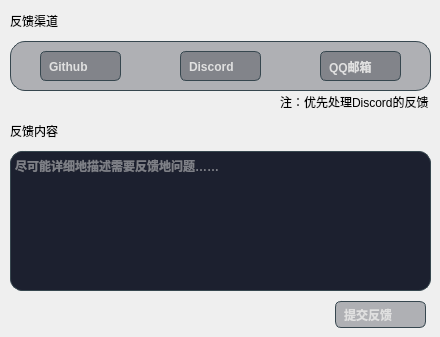
    <widget class="QWidget" name="page_11">
     <widget class="QWidget" name="widget" native="true">
      <property name="geometry">
       <rect>
        <x>10</x>
        <y>150</y>
        <width>421</width>
        <height>141</height>
       </rect>
      </property>
      <property name="styleSheet">
       <string notr="true">font-weight: bold;
    border: 1px solid #37474F;
    border-radius: 4px;
    margin-top: 1px;
    padding-top: 1px;
background-color: rgba(23, 28, 40,0.3);
    color: #E0E0E0;
    font-size: 12px;
border-radius: 15px;</string>
      </property>
      <widget class="QPlainTextEdit" name="plainTextEdit">
       <property name="geometry">
        <rect>
         <x>0</x>
         <y>0</y>
         <width>421</width>
         <height>141</height>
        </rect>
       </property>
       <property name="styleSheet">
        <string notr="true">background-color: rgb(28, 32, 47);
border-radius: 12px;</string>
       </property>
       <property name="verticalScrollBarPolicy">
        <enum>Qt::ScrollBarPolicy::ScrollBarAlwaysOff</enum>
       </property>
       <property name="horizontalScrollBarPolicy">
        <enum>Qt::ScrollBarPolicy::ScrollBarAlwaysOff</enum>
       </property>
       <property name="placeholderText">
        <string>尽可能详细地描述需要反馈地问题……</string>
       </property>
      </widget>
     </widget>
     <widget class="QWidget" name="widget_2" native="true">
      <property name="geometry">
       <rect>
        <x>10</x>
        <y>40</y>
        <width>421</width>
        <height>51</height>
       </rect>
      </property>
      <property name="styleSheet">
       <string notr="true">QWidget{
font-weight: bold;
    border: 1px solid #37474F;
    border-radius: 4px;
    margin-top: 1px;
    padding-top: 1px;
background-color: rgba(23, 28, 40,0.3);
    color: #E0E0E0;
    font-size: 12px;
border-radius: 15px;
}</string>
      </property>
      <widget class="QPushButton" name="pushButton_4">
       <property name="geometry">
        <rect>
         <x>30</x>
         <y>10</y>
         <width>81</width>
         <height>31</height>
        </rect>
       </property>
       <property name="styleSheet">
        <string notr="true">QPushButton{
font-weight: bold;
    border: 1px solid #37474F;
    border-radius: 4px;
    margin-top: 1px;
    padding-top: 1px;
background-color: rgba(23, 28, 40,0.3);
    color: #E0E0E0;
    font-size: 12px;
border-radius: 6px;
 qproperty-icon: url(:/D:/github (2).svg);
    qproperty-iconSize: 16px 16px;     /* 设置图标大小 */
    padding-left: 8px;                 /* 图标和文字的间距 */
    text-align: left;
outline: 0;
}
QPushButton::hover {  
	background-color: rgb(66, 79, 95);
     border-radius: 6px;
    }
QPushButton::checked{
background-color: rgb(66, 79, 95);
}</string>
       </property>
       <property name="text">
        <string>Github</string>
       </property>
       <property name="checkable">
        <bool>true</bool>
       </property>
       <attribute name="buttonGroup">
        <string notr="true">buttonGroup</string>
       </attribute>
      </widget>
      <widget class="QPushButton" name="pushButton_11">
       <property name="geometry">
        <rect>
         <x>310</x>
         <y>10</y>
         <width>81</width>
         <height>31</height>
        </rect>
       </property>
       <property name="styleSheet">
        <string notr="true">QPushButton{
font-weight: bold;
    border: 1px solid #37474F;
    border-radius: 4px;
    margin-top: 1px;
    padding-top: 1px;
background-color: rgba(23, 28, 40,0.3);
    color: #E0E0E0;
    font-size: 12px;
border-radius: 6px;
 qproperty-icon: url(:/D:/qq.svg);
    qproperty-iconSize: 16px 16px;     /* 设置图标大小 */
    padding-left: 8px;                 /* 图标和文字的间距 */
    text-align: left;
outline: 0;
}
QPushButton::hover {  
	background-color: rgb(66, 79, 95);
     border-radius: 6px;
    }

QPushButton::checked{
background-color: rgb(66, 79, 95);
}</string>
       </property>
       <property name="text">
        <string>QQ邮箱</string>
       </property>
       <property name="checkable">
        <bool>true</bool>
       </property>
       <attribute name="buttonGroup">
        <string notr="true">buttonGroup</string>
       </attribute>
      </widget>
      <widget class="QPushButton" name="pushButton_12">
       <property name="geometry">
        <rect>
         <x>170</x>
         <y>10</y>
         <width>81</width>
         <height>31</height>
        </rect>
       </property>
       <property name="styleSheet">
        <string notr="true">QPushButton{
font-weight: bold;
    border: 1px solid #37474F;
    border-radius: 4px;
    margin-top: 1px;
    padding-top: 1px;
background-color: rgba(23, 28, 40,0.3);
    color: #E0E0E0;
    font-size: 12px;
border-radius: 6px;
 qproperty-icon: url(:/D:/discord-line.svg);
    qproperty-iconSize: 16px 16px;     /* 设置图标大小 */
    padding-left: 8px;                 /* 图标和文字的间距 */
    text-align: left;
outline: 0;
}
QPushButton::hover {  
	background-color: rgb(66, 79, 95);
     border-radius: 6px;
    }

QPushButton::checked{
background-color: rgb(66, 79, 95);
}</string>
       </property>
       <property name="text">
        <string>Discord</string>
       </property>
       <property name="checkable">
        <bool>true</bool>
       </property>
       <attribute name="buttonGroup">
        <string notr="true">buttonGroup</string>
       </attribute>
      </widget>
     </widget>
     <widget class="QLabel" name="label_10">
      <property name="geometry">
       <rect>
        <x>10</x>
        <y>10</y>
        <width>71</width>
        <height>21</height>
       </rect>
      </property>
      <property name="styleSheet">
       <string notr="true">font: 800 12pt &quot;汉仪雅酷黑&quot;;</string>
      </property>
      <property name="text">
       <string>反馈渠道</string>
      </property>
     </widget>
     <widget class="QLabel" name="label_32">
      <property name="geometry">
       <rect>
        <x>10</x>
        <y>120</y>
        <width>71</width>
        <height>21</height>
       </rect>
      </property>
      <property name="styleSheet">
       <string notr="true">font: 800 12pt &quot;汉仪雅酷黑&quot;;</string>
      </property>
      <property name="text">
       <string>反馈内容</string>
      </property>
     </widget>
     <widget class="QPushButton" name="pushButton_22">
      <property name="geometry">
       <rect>
        <x>335</x>
        <y>300</y>
        <width>91</width>
        <height>28</height>
       </rect>
      </property>
      <property name="sizePolicy">
       <sizepolicy hsizetype="Minimum" vsizetype="Fixed">
        <horstretch>0</horstretch>
        <verstretch>0</verstretch>
       </sizepolicy>
      </property>
      <property name="minimumSize">
       <size>
        <width>66</width>
        <height>28</height>
       </size>
      </property>
      <property name="styleSheet">
       <string notr="true">QPushButton{
font-weight: bold;
    border: 1px solid #37474F;
    border-radius: 4px;
    margin-top: 1px;
    padding-top: 1px;
background-color: rgba(23, 28, 40,0.3);
    color: #E0E0E0;
    font-size: 12px;
border-radius: 6px;
 qproperty-icon: url(:/D:/提交.svg);
    qproperty-iconSize: 16px 16px;     /* 设置图标大小 */
    padding-left: 8px;                 /* 图标和文字的间距 */
    text-align: left;
outline: 0;
}
QPushButton::hover {  
	background-color: rgb(66, 79, 95);
     border-radius: 6px;
    }</string>
      </property>
      <property name="text">
       <string>提交反馈</string>
      </property>
     </widget>
     <widget class="QLabel" name="label_33">
      <property name="geometry">
       <rect>
        <x>280</x>
        <y>94</y>
        <width>151</width>
        <height>16</height>
       </rect>
      </property>
      <property name="text">
       <string>注：优先处理Discord的反馈</string>
      </property>
     </widget>
    </widget>
